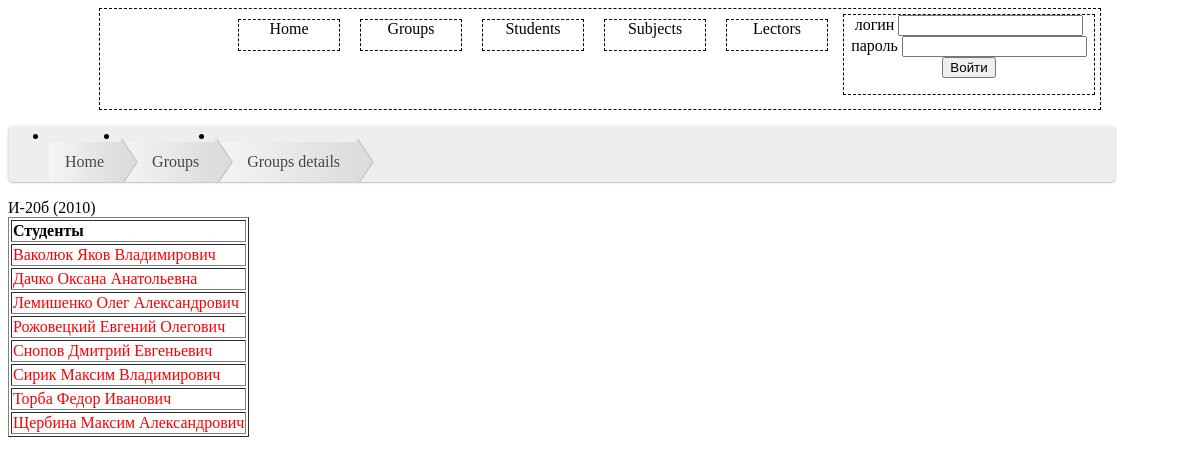
Before: /groups_details.php?groupId=1 with the older database file.
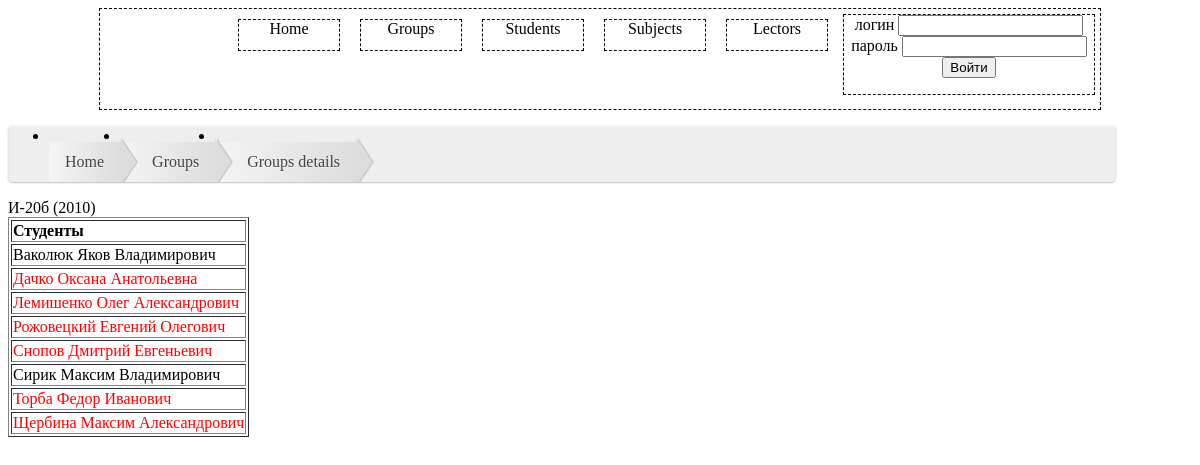
After: the same page with the newer database file.
### tables this page shows
CREATE TABLE IF NOT EXISTS `groups` (
  `group_id` int(10) NOT NULL AUTO_INCREMENT,
  `group_name` text,
  `specialty` text,
  PRIMARY KEY (`group_id`)
);

CREATE TABLE IF NOT EXISTS `students` (
  `student_id` int(10) NOT NULL AUTO_INCREMENT,
  `student_name` text,
  `student_notes` text,
  `student_email` text,
  `parent_email` text NOT NULL,
  `group_id` int(10) DEFAULT NULL,
  `role` int(11) NOT NULL,
  `pwd` int(11) NOT NULL,
  PRIMARY KEY (`student_id`),
  KEY `students_fk1` (`group_id`)
);

### groups_details.php (the view, shortened to what this page needs)
<?php
	include('index.php');
	echo "<ul id=\"breadcrumbs\">
        <li><a href=\"index.php\">Home</a></li>
        <li><a href=\"list.php?info=groups\">Groups</a></li>
		<li><a href=\"groups_details.php?groupId=".$_GET['groupId']."\">Groups details</a></li>
    </ul>";
	  $groupId=$_GET['groupId'];
		$query1="(SELECT l.role FROM lectors l WHERE lector_login='".$_SESSION['login']."') UNION
			 (SELECT s.role FROM students s WHERE student_email='".$_SESSION['login']."' OR parent_email='".$_SESSION['login']."')";
		$acess_result=mysql_query($query1);
		$acess= mysql_fetch_array($acess_result);
		$role=$acess['role'];
		$query = "SELECT * FROM groups WHERE group_id=".$groupId;
		$result = mysql_query($query);
		$row = mysql_fetch_array($result);
		echo $row['group_name'];
		if ($role==3){
		echo "<table border = 1>";
		echo "<tr>";
	   echo "<td>";
	   echo  "<b>" ."Студенты" ."</b>";
	   echo "</td>";
	   echo "</tr>";
		$queryStudent = "SELECT * FROM students WHERE group_id='".$groupId."'";
	   $result=mysql_query($queryStudent);
			while($row = mysql_fetch_array($result)){
				if ($row['student_email']==$_SESSION['login'] || $row['parent_email']==$_SESSION['login'] ){
						echo "<tr>";
						echo"<td>";
						echo "<a href=\"recordbook.php?studentId=".$row['student_id']."&groupId=".$row['group_id']."\" style=\"color: red\">". $row['student_name']."</a>";
						echo"</td>";
						echo "</tr>";
				}else {
						echo "<tr>";
						echo"<td>";
						echo $row['student_name'];
						echo"</td>";
						echo "</tr>";
				}
			}
		echo "</table>";
		}
?>

### index.php (shortened to what this page needs)
<html>
<head>
  <link rel="stylesheet" type="text/css" href="css/index.css">
</head>
<body>
<center>
<div class="all">
<div class ="auth">
		<?
		if (!empty($_SESSION['id']))
		{
				echo '<div>';
				echo '<label>логин </label>';
			print_r ($_SESSION['login']);
			echo '</div>';
			echo '<a href="registration/logout.php">Завершить сеанс</a>';
		}
		else
		{
		echo '<form action="registration/form_auth.php" METHOD="POST">
			<div>
				<label>логин</label>
				<input name="login" type="text" />
			</div>
			<div>
				<label>пароль</label>
				<input name="password" type="password" />
			</div>
			<div>
				<input value="Войти" type="submit" />
				</div>
		</form>' ;
		}
		?>
</div>
<div class="links">
<a href="list.php?info=lectors">Lectors</a>
</div>
<div class="links">
<a href="list.php?info=subjects">Subjects</a>
</div>
<div class="links">
<a href="list.php?info=students">Students</a>
</div>
<div class="links">
<a href="list.php?info=groups">Groups</a>
</div>
<div class="links">
<a href="index.php">Home</a>
</div>
</div>
</center>
</body>
</html>
</html>

### css/index.css (style rules this page uses)
.all { width: 1000px; border: 1px dashed black; }
.links { border: 1px dashed black; width: 100px; height: 30px; margin:10px; float:right; }
.links a { margin-top:15px; text-decoration: none; color: #000; }
.auth { margin: 5px; border: 1px dashed black; width: 250px; float:right; }
a { margin-top:15px; text-decoration: none; color: #000; }
#breadcrumbs { background: #eee; border-width: 1px; border-style: solid; border-color: #f5f5f5 #e5e5e5 #ccc; border-radius: 5px; box-shadow: 0 0 2px rgba(0,0,0,.2); overflow: hidden; width: 90%; }
#breadcrumbs li { float: left; }
#breadcrumbs a { padding: .7em 1em .7em 2em; float: left; text-decoration: none; color: #444; position: relative; text-shadow: 0 1px 0 rgba(255,255,255,.5); background-color: #ddd; background-image: linear-gradient(to right, #f5f5f5, #ddd); }
#breadcrumbs li:first-child a { padding-left: 1em; border-radius: 5px 0 0 5px; }
#breadcrumbs a::after, #breadcrumbs a::before { content: ""; position: absolute; top: 50%; margin-top: -1.5em; border-top: 1.5em solid transparent; border-bottom: 1.5em solid transparent; border-left: 1em solid; right: -1em; }
#breadcrumbs a::after { z-index: 2; border-left-color: #ddd; }
#breadcrumbs a::before { border-left-color: #ccc; right: -1.1em; z-index: 1; }

Changed rows visible on the page:
changed students "Ваколюк Яков Владимирович": parent_email empty → "mama@parent.ru" (drawn)
changed students "Сирик Максим Владимирович": parent_email empty → "net@email.com" (drawn)
